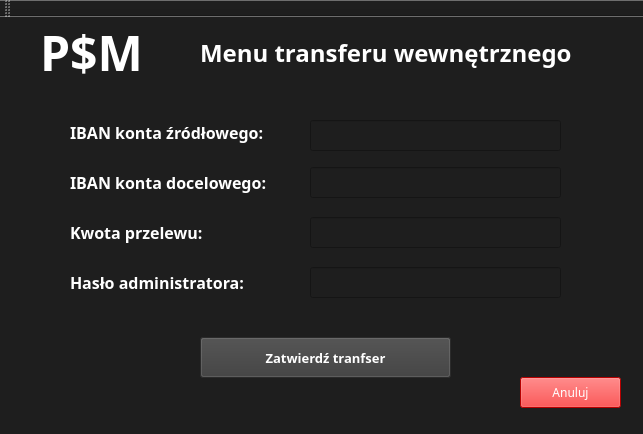
<?xml version="1.0" encoding="UTF-8"?>
<ui version="4.0">
 <class>InternalTransferClass</class>
 <widget class="QMainWindow" name="InternalTransferClass">
  <property name="geometry">
   <rect>
    <x>0</x>
    <y>0</y>
    <width>643</width>
    <height>434</height>
   </rect>
  </property>
  <property name="windowTitle">
   <string>InternalTransfer</string>
  </property>
  <property name="styleSheet">
   <string notr="true">background-color: rgb(30, 30, 30);</string>
  </property>
  <widget class="QWidget" name="centralWidget">
   <widget class="QLabel" name="label_2">
    <property name="geometry">
     <rect>
      <x>40</x>
      <y>0</y>
      <width>131</width>
      <height>71</height>
     </rect>
    </property>
    <property name="font">
     <font>
      <family>Arial Black</family>
      <pointsize>36</pointsize>
      <bold>true</bold>
     </font>
    </property>
    <property name="styleSheet">
     <string notr="true">color: rgb(255, 255, 255);</string>
    </property>
    <property name="text">
     <string>P$M</string>
    </property>
   </widget>
   <widget class="QPushButton" name="log_out_button">
    <property name="geometry">
     <rect>
      <x>520</x>
      <y>360</y>
      <width>101</width>
      <height>31</height>
     </rect>
    </property>
    <property name="font">
     <font>
      <family>Arial Black</family>
     </font>
    </property>
    <property name="styleSheet">
     <string notr="true">color: rgb(255, 255, 255);
background-color: rgb(255,0,0);</string>
    </property>
    <property name="text">
     <string>Anuluj</string>
    </property>
   </widget>
   <widget class="QPushButton" name="pushButton">
    <property name="geometry">
     <rect>
      <x>200</x>
      <y>320</y>
      <width>251</width>
      <height>41</height>
     </rect>
    </property>
    <property name="font">
     <font>
      <family>Arial Black</family>
      <pointsize>10</pointsize>
      <bold>true</bold>
     </font>
    </property>
    <property name="styleSheet">
     <string notr="true">color: rgb(255, 255, 255);
background-color: rgb(60, 60, 60);</string>
    </property>
    <property name="text">
     <string>Zatwierdź tranfser</string>
    </property>
   </widget>
   <widget class="QLabel" name="label">
    <property name="geometry">
     <rect>
      <x>70</x>
      <y>100</y>
      <width>211</width>
      <height>31</height>
     </rect>
    </property>
    <property name="font">
     <font>
      <family>Arial Black</family>
      <pointsize>12</pointsize>
      <bold>true</bold>
     </font>
    </property>
    <property name="styleSheet">
     <string notr="true">color:rgb(255, 255, 255)</string>
    </property>
    <property name="text">
     <string>IBAN konta źródłowego:</string>
    </property>
   </widget>
   <widget class="QLabel" name="label_3">
    <property name="geometry">
     <rect>
      <x>200</x>
      <y>10</y>
      <width>471</width>
      <height>51</height>
     </rect>
    </property>
    <property name="font">
     <font>
      <family>Arial Black</family>
      <pointsize>18</pointsize>
      <bold>true</bold>
     </font>
    </property>
    <property name="styleSheet">
     <string notr="true">color:rgb(255, 255, 255)</string>
    </property>
    <property name="text">
     <string>Menu transferu wewnętrznego</string>
    </property>
   </widget>
   <widget class="QLabel" name="label_4">
    <property name="geometry">
     <rect>
      <x>70</x>
      <y>250</y>
      <width>211</width>
      <height>31</height>
     </rect>
    </property>
    <property name="font">
     <font>
      <family>Arial Black</family>
      <pointsize>12</pointsize>
      <bold>true</bold>
     </font>
    </property>
    <property name="styleSheet">
     <string notr="true">color:rgb(255, 255, 255)</string>
    </property>
    <property name="text">
     <string>Hasło administratora:</string>
    </property>
   </widget>
   <widget class="QLabel" name="label_5">
    <property name="geometry">
     <rect>
      <x>70</x>
      <y>200</y>
      <width>211</width>
      <height>31</height>
     </rect>
    </property>
    <property name="font">
     <font>
      <family>Arial Black</family>
      <pointsize>12</pointsize>
      <bold>true</bold>
     </font>
    </property>
    <property name="styleSheet">
     <string notr="true">color:rgb(255, 255, 255)</string>
    </property>
    <property name="text">
     <string>Kwota przelewu:</string>
    </property>
   </widget>
   <widget class="QLabel" name="label_6">
    <property name="geometry">
     <rect>
      <x>70</x>
      <y>150</y>
      <width>221</width>
      <height>31</height>
     </rect>
    </property>
    <property name="font">
     <font>
      <family>Arial Black</family>
      <pointsize>12</pointsize>
      <bold>true</bold>
     </font>
    </property>
    <property name="styleSheet">
     <string notr="true">color:rgb(255, 255, 255)</string>
    </property>
    <property name="text">
     <string>IBAN konta docelowego:</string>
    </property>
   </widget>
   <widget class="QLineEdit" name="lineEdit_iban_from">
    <property name="geometry">
     <rect>
      <x>310</x>
      <y>103</y>
      <width>251</width>
      <height>31</height>
     </rect>
    </property>
    <property name="styleSheet">
     <string notr="true">color:rgb(255, 255, 255)</string>
    </property>
   </widget>
   <widget class="QLineEdit" name="lineEdit_iban_to">
    <property name="geometry">
     <rect>
      <x>310</x>
      <y>150</y>
      <width>251</width>
      <height>31</height>
     </rect>
    </property>
    <property name="styleSheet">
     <string notr="true">color:rgb(255, 255, 255)</string>
    </property>
   </widget>
   <widget class="QLineEdit" name="lineEdit_price">
    <property name="geometry">
     <rect>
      <x>310</x>
      <y>200</y>
      <width>251</width>
      <height>31</height>
     </rect>
    </property>
    <property name="styleSheet">
     <string notr="true">color:rgb(255, 255, 255)</string>
    </property>
   </widget>
   <widget class="QLineEdit" name="lineEdit_password">
    <property name="geometry">
     <rect>
      <x>310</x>
      <y>250</y>
      <width>251</width>
      <height>31</height>
     </rect>
    </property>
    <property name="styleSheet">
     <string notr="true">color:rgb(255, 255, 255)</string>
    </property>
   </widget>
  </widget>
  <widget class="QMenuBar" name="menuBar">
   <property name="geometry">
    <rect>
     <x>0</x>
     <y>0</y>
     <width>643</width>
     <height>21</height>
    </rect>
   </property>
  </widget>
  <widget class="QToolBar" name="mainToolBar">
   <attribute name="toolBarArea">
    <enum>TopToolBarArea</enum>
   </attribute>
   <attribute name="toolBarBreak">
    <bool>false</bool>
   </attribute>
  </widget>
  <widget class="QStatusBar" name="statusBar"/>
 </widget>
 <layoutdefault spacing="6" margin="11"/>
 <resources/>
 <connections>
  <connection>
   <sender>log_out_button</sender>
   <signal>clicked()</signal>
   <receiver>InternalTransferClass</receiver>
   <slot>log_out_button_clicke()</slot>
   <hints>
    <hint type="sourcelabel">
     <x>570</x>
     <y>413</y>
    </hint>
    <hint type="destinationlabel">
     <x>321</x>
     <y>216</y>
    </hint>
   </hints>
  </connection>
 </connections>
 <slots>
  <slot>log_out_button_clicke()</slot>
 </slots>
</ui>
